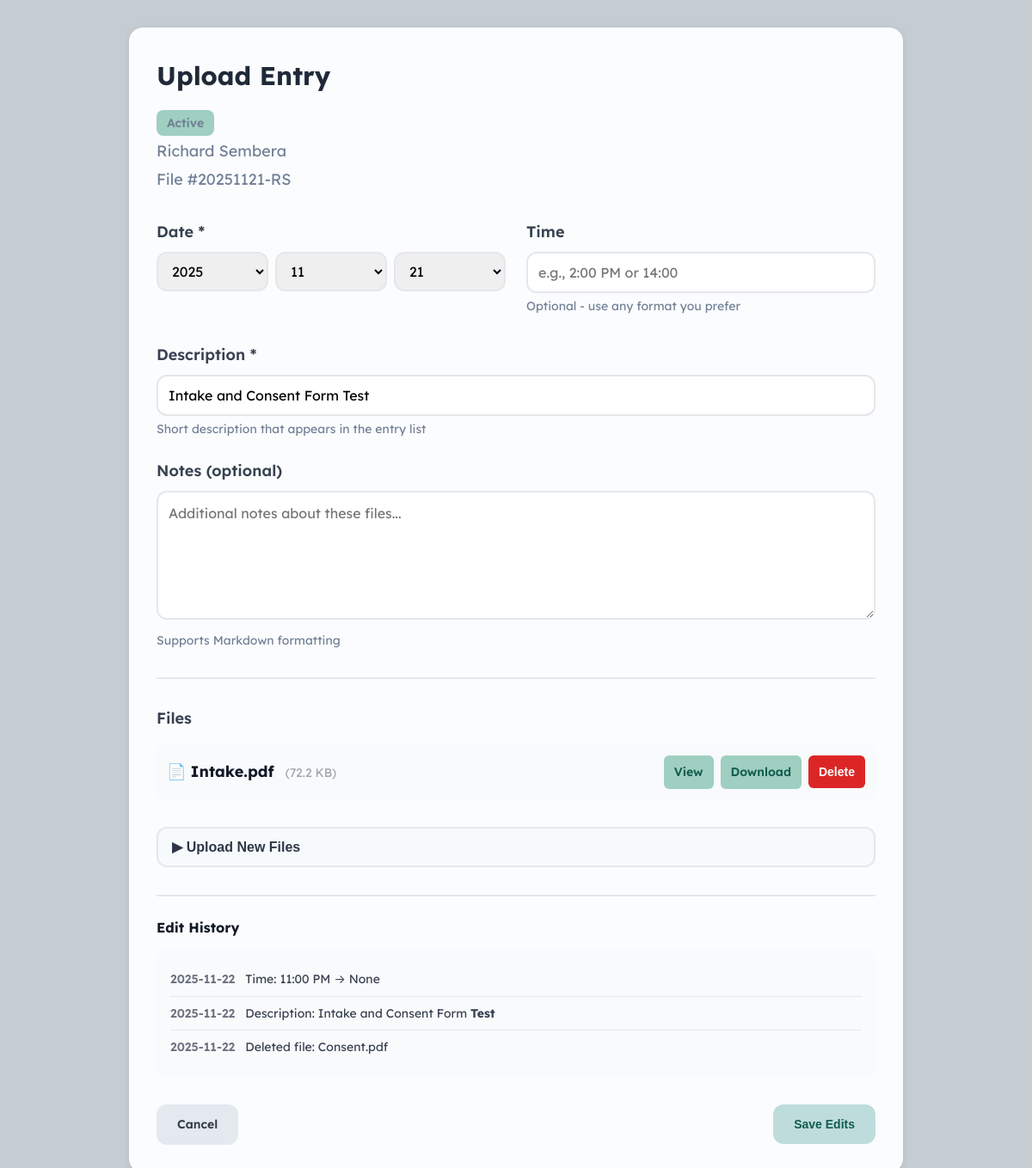
Page /client/1/upload/2 on the committed database.
### tables this page shows
CREATE TABLE client_types (
                id INTEGER PRIMARY KEY AUTOINCREMENT,
                name TEXT UNIQUE NOT NULL,
                color TEXT NOT NULL,
                color_name TEXT,
                bubble_color TEXT,
                retention_period INTEGER,
                is_system INTEGER DEFAULT 0,
                is_system_locked INTEGER DEFAULT 0,
                created_at INTEGER NOT NULL,
                modified_at INTEGER NOT NULL
            );

CREATE TABLE clients (
                id INTEGER PRIMARY KEY AUTOINCREMENT,
                file_number TEXT UNIQUE NOT NULL,
                first_name TEXT NOT NULL,
                middle_name TEXT,
                last_name TEXT NOT NULL,
                type_id INTEGER NOT NULL,
                session_offset INTEGER DEFAULT 0,
                created_at INTEGER NOT NULL,
                modified_at INTEGER NOT NULL,
                is_deleted INTEGER DEFAULT 0,
                FOREIGN KEY (type_id) REFERENCES client_types(id)
            );

CREATE TABLE entries (
                id INTEGER PRIMARY KEY AUTOINCREMENT,
                client_id INTEGER,
                class TEXT NOT NULL,
                created_at INTEGER NOT NULL,
                modified_at INTEGER NOT NULL,
                
                -- Common fields
                description TEXT,
                content TEXT,
                
                -- Profile-specific fields
                email TEXT,
                phone TEXT,
                home_phone TEXT,
                work_phone TEXT,
                text_number TEXT,
                address TEXT,
                date_of_birth TEXT,
                preferred_contact TEXT,
                ok_to_leave_message TEXT,
                emergency_contact_name TEXT,
                emergency_contact_phone TEXT,
                emergency_contact_relationship TEXT,
                referral_source TEXT,
                additional_info TEXT,
                
                -- Profile fee fields (primary individual session fees)
                fee_override_base REAL,
                fee_override_tax_rate REAL,
                fee_override_total REAL,
                default_session_duration INTEGER,
                
                -- Profile guardian/billing fields
                is_minor INTEGER DEFAULT 0,
                guardian1_name TEXT,
                guardian1_email TEXT,
                guardian1_phone TEXT,
                guardian1_address TEXT,
                guardian1_pays_percent INTEGER DEFAULT 100,
                has_guardian2 INTEGER DEFAULT 0,
                guardian2_name TEXT,
                guardian2_email TEXT,
                guardian2_phone TEXT,
                guardian2_address TEXT,
                guardian2_pays_percent INTEGER DEFAULT 0,
                
                -- Session-specific fields
                modality TEXT,
                format TEXT,
                session_number INTEGER,
                service TEXT,
                session_date INTEGER,
                session_time TEXT,
                duration INTEGER,
                base_fee REAL,
                tax_rate REAL,
                fee REAL,
                is_consultation INTEGER DEFAULT 0,
                is_pro_bono INTEGER DEFAULT 0,
                mood TEXT,
                affect TEXT,
                risk_assessment TEXT,
                
                -- Communication-specific fields
                comm_recipient TEXT,
                comm_type TEXT,
                comm_date INTEGER,
                comm_time TEXT,
                
                -- Absence-specific fields
                absence_date INTEGER,
                absence_time TEXT,
                
                -- Item-specific fields
                item_date INTEGER,
                item_time TEXT,
                base_price REAL,
                
                -- Upload-specific fields
                upload_date INTEGER,
                upload_time TEXT,
                
                 -- Ledger-specific fields (Income/Expense entries)
                ledger_date INTEGER,
                ledger_type TEXT,
                source TEXT,
                payee_id INTEGER,
                category_id INTEGER,
                base_amount REAL,
                tax_amount REAL,
                total_amount REAL,
                statement_id INTEGER,
                
                -- Statement-specific fields
                statement_total REAL,
                payment_status TEXT,
                payment_notes TEXT,
                date_sent INTEGER,
                date_paid INTEGER,
                is_void INTEGER DEFAULT 0,
                
                -- Edit tracking
                edit_history TEXT,
                locked INTEGER DEFAULT 0,
                locked_at INTEGER,
                
                FOREIGN KEY (client_id) REFERENCES clients(id)
            );

CREATE TABLE attachments (
                id INTEGER PRIMARY KEY AUTOINCREMENT,
                entry_id INTEGER NOT NULL,
                filename TEXT NOT NULL,
                description TEXT,
                filepath TEXT NOT NULL,
                filesize INTEGER,
                uploaded_at INTEGER NOT NULL,
                FOREIGN KEY (entry_id) REFERENCES entries(id)
            );

### web/blueprints/entries.py (the view, shortened to what this page needs)
@entries_bp.route('/client/<int:client_id>/upload/<int:entry_id>', methods=['GET', 'POST'])
def edit_upload(client_id, entry_id):
    client = db.get_client(client_id)
    if not client:
        return "Client not found", 404
    client_type = db.get_client_type(client['type_id'])
    upload = db.get_entry(entry_id)
    if not upload or upload['class'] != 'upload':
        return "Upload not found", 404
    upload_year = None
    upload_month = None
    upload_day = None
    if upload.get('upload_date'):
        upload_dt = datetime.fromtimestamp(upload['upload_date'])
        upload_year = upload_dt.year
        upload_month = upload_dt.month
        upload_day = upload_dt.day
    attachments = db.get_attachments(entry_id)
    edit_history = db.get_edit_history(entry_id)
    return render_template('entry_forms/upload.html',
                        client=client,
                        client_type=client_type,
                        entry=upload,
                        upload_year=upload_year,
                        upload_month=upload_month,
                        upload_day=upload_day,
                        attachments=attachments,
                        is_edit=True,
                        is_locked=False,
                        edit_history=edit_history)

### web/templates/entry_forms/upload.html (shortened to what this page needs)
{% extends "base.html" %}
{% block extra_css %}
<link rel="stylesheet" href="{{ url_for('static', filename='css/upload.css') }}">
{% endblock %}
{% block content %}
<div class="card" style="max-width: 900px; margin: 0 auto;">
    <div style="display: flex; justify-content: space-between; align-items: start; margin-bottom: 2rem;">
        <div>
            <h2>Upload Entry</h2>
            <div style="color: #718096;">
                <div style="margin-bottom: 0.25rem;">
                    <span class="type-badge" style="background-color: {{ client_type['color'] }}">
                        {{ client_type['name'] }}
                    </span>
                </div>
                <div style="margin-bottom: 0.25rem;">
                    {{ client['first_name'] }} {% if client['middle_name'] %}{{ client['middle_name'] }}{% endif %} {{ client['last_name'] }}
                </div>
                <div>
                    File #{{ client['file_number'] }}
                </div>
            </div>
        </div>
    </div>
    <form method="POST" id="upload-form" enctype="multipart/form-data">
        <div style="display: grid; grid-template-columns: 1fr 1fr; gap: 1.5rem; margin-bottom: 0.5rem;">
            <div class="form-group">
                <label for="upload_date">Date *</label>
                <div class="date-input-group">
                    <select id="year" name="year" required>
                        {% for year in range(2025, 2019, -1) %}
                        <option value="{{ year }}"
                                {% if is_edit and upload_year == year %}selected
                                {% elif not is_edit and today_year == year %}selected{% endif %}>
                            {{ year }}
                        </option>
                        {% endfor %}
                    </select>
                    <select id="month" name="month" required>
                        {% for month in range(1, 13) %}
                        <option value="{{ month }}"
                                {% if is_edit and upload_month == month %}selected
                                {% elif not is_edit and today_month == month %}selected{% endif %}>
                            {{ '%02d'|format(month) }}
                        </option>
                        {% endfor %}
                    </select>
                    <select id="day" name="day" required>
                        {% for day in range(1, 32) %}
                        <option value="{{ day }}"
                                {% if is_edit and upload_day == day %}selected
                                {% elif not is_edit and today_day == day %}selected{% endif %}>
                            {{ '%02d'|format(day) }}
                        </option>
                        {% endfor %}
                    </select>
                </div>
            </div>
            <div class="form-group">
                <label for="upload_time">Time</label>
                <input type="text"
                       id="upload_time"
                       name="upload_time"
                       value="{% if entry %}{{ entry.upload_time or '' }}{% endif %}"
                       placeholder="e.g., 2:00 PM or 14:00">
                <p class="helper-text">Optional - use any format you prefer</p>
            </div>
        </div>
        <div class="form-group">
            <label for="description">Description *</label>
            <input type="text"
                   id="description"
                   name="description"
                   value="{{ entry.description if entry else '' }}"
                   placeholder="Brief summary (e.g., 'Consent and intake forms')"
                   required>
            <div class="helper-text">Short description that appears in the entry list</div>
        </div>
        <div class="form-group">
            <label for="content">Notes (optional)</label>
            <textarea id="content"
                      name="content"
                      placeholder="Additional notes about these files...">{{ entry.content if entry else '' }}</textarea>
            <div class="helper-text">
                Supports Markdown formatting
            </div>
        </div>
        <div class="form-group" style="margin-top: 2rem; padding-top: 2rem; border-top: 2px solid #E5E7EB;">
            <label style="font-size: 1.125rem; margin-bottom: 1rem; display: block;">Files</label>
            {% if is_edit and attachments %}
            <div class="attachment-list" style="margin-bottom: 1.5rem;">
                {% for attachment in attachments %}
                <div class="attachment-item" style="display: flex; align-items: center; padding: 0.75rem; background: #F9FAFB; border-radius: 0.375rem; margin-bottom: 0.5rem;">
                    <span style="flex: 1;">
                        📄 <strong>{{ attachment.filename }}</strong>
                        <span style="color: #9CA3AF; font-size: 0.875rem; margin-left: 0.5rem;">({{ (attachment.filesize / 1024) | round(1) }} KB)</span>
                    </span>
                    <a href="{{ url_for('entries.view_attachment', attachment_id=attachment.id) }}"
                        target="_blank"
                        class="btn-small"
                        style="margin-right: 0.5rem;">View</a>
                    <a href="{{ url_for('entries.download_attachment', attachment_id=attachment.id) }}"
                       class="btn-small" style="margin-right: 0.5rem;">Download</a>
                    <button type="button"
                            class="btn-small btn-danger"
                            onclick="deleteAttachment({{ attachment.id }})">Delete</button>
                </div>
                {% endfor %}
            </div>
            {% endif %}
            <div style="margin-bottom: 1rem;">
                <button type="button"
                        class="upload-toggle-btn"
                        onclick="toggleUploadSection()">
                    <span id="upload-toggle-icon">▶</span>
                    <span>Upload New Files</span>
                </button>
            </div>
        </div>
        {% if is_edit %}
            {% include 'components/edit_history.html' %}
        {% endif %}
    </form>
    <div style="display: flex; justify-content: space-between; align-items: center; margin-top: 2rem;">
        <a href="{{ url_for('clients.client_file', client_id=client.id) }}" class="btn btn-secondary">Cancel</a>
        {% if is_edit %}
        <button type="submit" form="upload-form" class="btn">Save Edits</button>
        {% else %}
        <button type="submit" form="upload-form" class="btn">Save Upload</button>
        {% endif %}
    </div>
</div>
{% endblock %}

### rows in the picture
client_types: name "Active"
clients: first_name "Richard", last_name "Sembera", file_number "20251121-RS"
entries: description "Intake and Consent Form Test"
attachments: filename "Intake.pdf", (attachment.filesize/1024)|round(1) "72.2"

### other values in the picture
{{ edit.timestamp | timestamp_to_date }} "2025-11-22" "2025-11-22" "2025-11-22"
{{ edit.description | safe }} "Time: 11:00 PM → None" "Description: Intake and Consent Form Test" "Deleted file: Consent.pdf"
form field year "2025"
form field month "11"
form field day "21"
